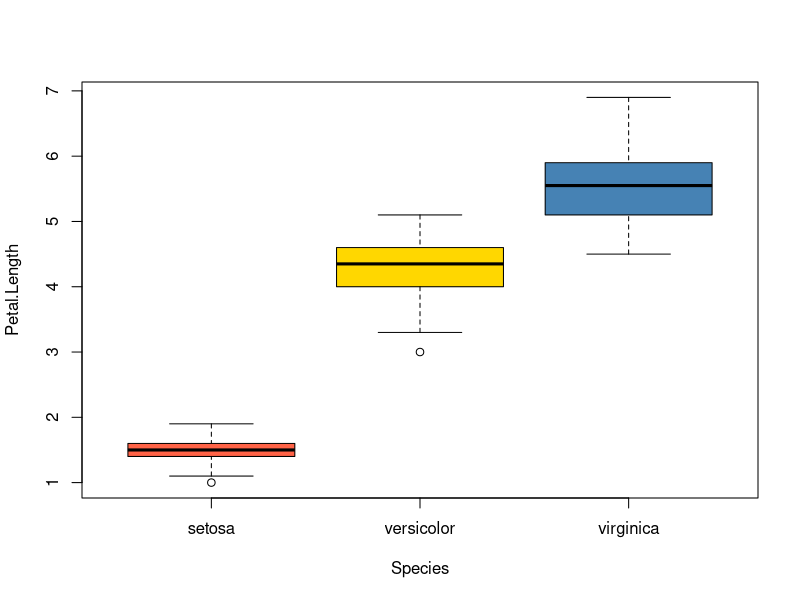

Generate this figure with R:
## ---- chunk 1
boxplot(Petal.Length ~ Species, data = iris,
        col = c("tomato", "gold", "steelblue"))
